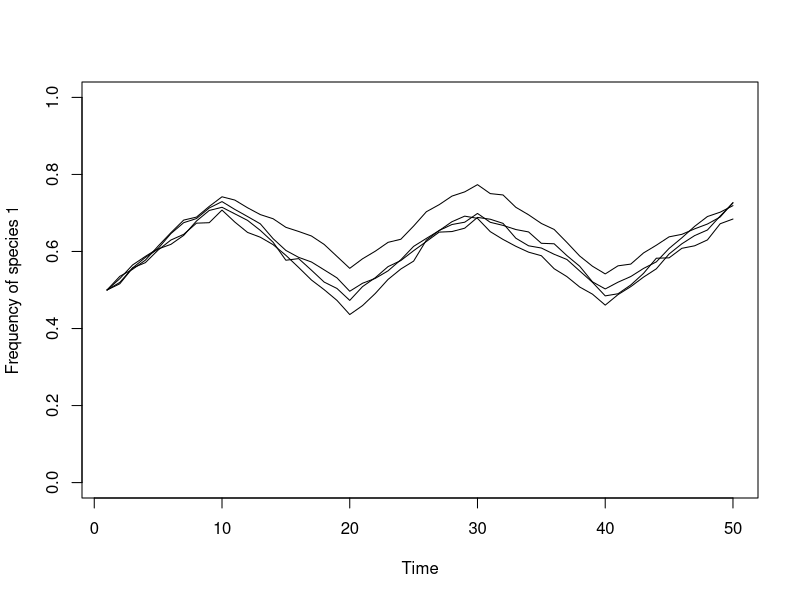

Write the R code that produced this figure.
##' Robin Elahi
##' 18 Nov 2016
##' Vellend TEC - Box 6.3
##' http://mvellend.recherche.usherbrooke.ca/Box3.htm

## specify the number of simulations, the number of years, and a matrix for output
num.sims <- 5 # number of independent simulations to run
num.years <- 50
freq.1.mat <- matrix(nrow = num.sims, ncol = num.years)

## start a loop for each of num.sims independent simulations
for (j in 1:num.sims) {
  
  ## specify parameters and initial conditions
  J <- 4000
  init.1 <- 0.5*J
  
  COM <- vector(length = J)
  COM[1:init.1] <- 1; COM[(init.1+1):J] <- 2 
  year <- 2
  
  freq.1.mat[j,1] <- sum(COM==1)/J 
  
  # set fitness ratios in each sequence of 20 years
  f20 <- c(rep(1.1,times=10),rep(1/1.1,times=10))
  fit.ratios <- rep(f20,times=(1+num.years/20))
  
  ## run simulation
  for (i in 1:(J*(num.years-1))) {
    
    freq.1 <- sum(COM==1)/J; freq.2 <- 1 - freq.1
    fit.ratio <- fit.ratios[year]
    Pr.1 <- fit.ratio*freq.1/(fit.ratio*freq.1 + freq.2)
    COM[ceiling(J*runif(1))] <- sample(c(1,2), 1, prob=c(Pr.1,1-Pr.1))
    
    ## record data     
    if (i %% J == 0) {
      freq.1.mat[j,year] <- sum(COM==1)/J
      year <- year + 1
    }
  }
}

## graph the results
plot(1:num.years, freq.1.mat[1,], type="l", xlab="Time", 
     ylab="Frequency of species 1", ylim=c(0,1))
for (i in 2:(num.sims-1)) {
  lines(1:num.years,freq.1.mat[i,], type="l", ylim=c(0,1))
}

